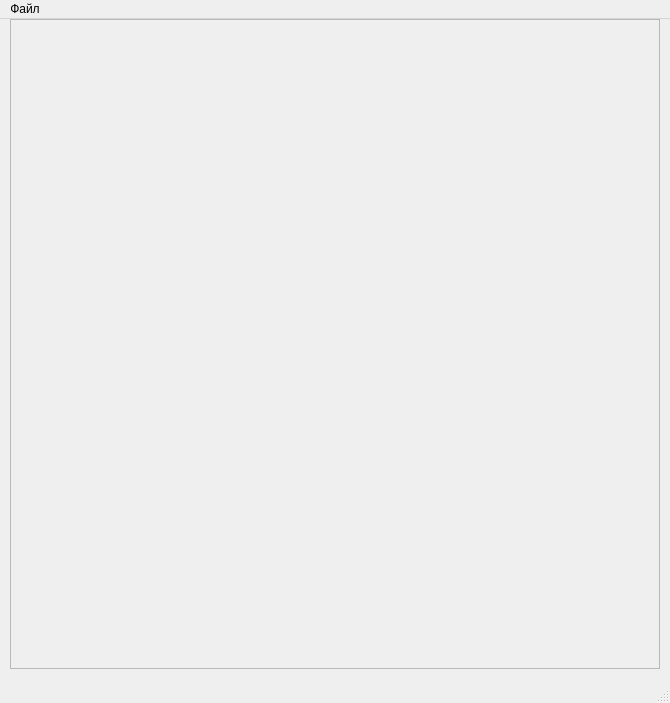
<?xml version="1.0" encoding="UTF-8"?>
<ui version="4.0">
 <class>MainWindow</class>
 <widget class="QMainWindow" name="MainWindow">
  <property name="geometry">
   <rect>
    <x>0</x>
    <y>0</y>
    <width>670</width>
    <height>703</height>
   </rect>
  </property>
  <property name="windowTitle">
   <string>MainWindow</string>
  </property>
  <widget class="QWidget" name="centralwidget">
   <widget class="QFrame" name="canvas">
    <property name="geometry">
     <rect>
      <x>10</x>
      <y>0</y>
      <width>650</width>
      <height>650</height>
     </rect>
    </property>
    <property name="frameShape">
     <enum>QFrame::StyledPanel</enum>
    </property>
    <property name="frameShadow">
     <enum>QFrame::Raised</enum>
    </property>
   </widget>
  </widget>
  <widget class="QMenuBar" name="menubar">
   <property name="geometry">
    <rect>
     <x>0</x>
     <y>0</y>
     <width>670</width>
     <height>30</height>
    </rect>
   </property>
   <widget class="QMenu" name="menu">
    <property name="title">
     <string>Файл</string>
    </property>
    <addaction name="open"/>
    <addaction name="shut_app_down"/>
   </widget>
   <addaction name="menu"/>
  </widget>
  <widget class="QStatusBar" name="statusbar"/>
  <action name="shut_app_down">
   <property name="icon">
    <iconset theme="application-exit">
     <normaloff>.</normaloff>.</iconset>
   </property>
   <property name="text">
    <string>Выйти</string>
   </property>
   <property name="toolTip">
    <string>Закрыть приложение</string>
   </property>
   <property name="shortcut">
    <string>Ctrl+Q</string>
   </property>
  </action>
  <action name="open">
   <property name="icon">
    <iconset theme="document-open">
     <normaloff>.</normaloff>.</iconset>
   </property>
   <property name="text">
    <string>Открыть .&amp;pmd</string>
   </property>
   <property name="shortcut">
    <string>Ctrl+O</string>
   </property>
  </action>
 </widget>
 <resources/>
 <connections/>
</ui>
